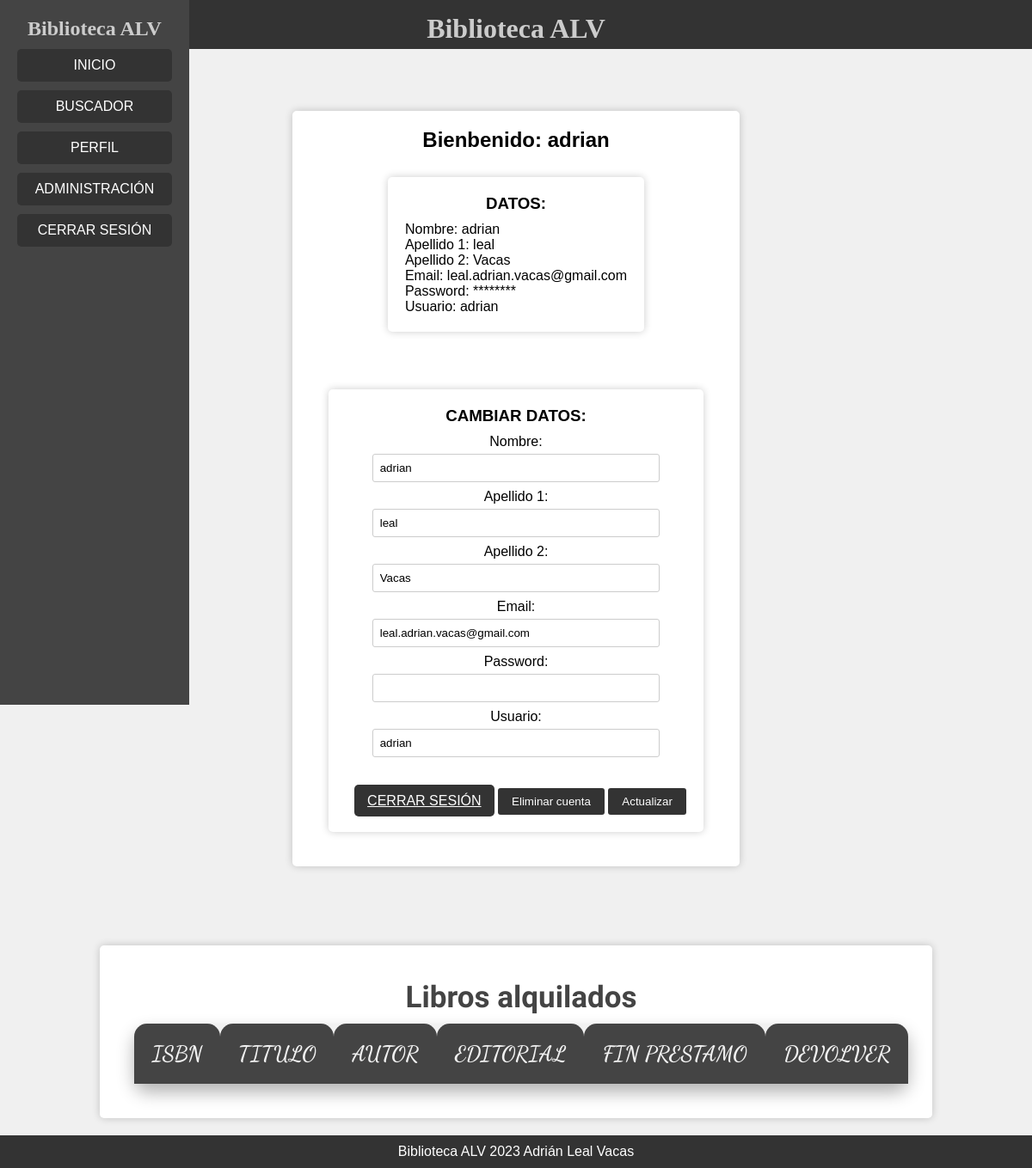
The app's page /appBibliotecaALV/index.php?ruta=perfil (signed in) with its own data.
### tables this page shows
CREATE TABLE `usuarios` (
  `id` int(11) NOT NULL,
  `nombre` varchar(30) NOT NULL,
  `apellido1` varchar(30) NOT NULL,
  `apellido2` varchar(30) DEFAULT NULL,
  `usuario` varchar(30) NOT NULL,
  `contraseña` varchar(200) NOT NULL,
  `email` varchar(60) NOT NULL,
  `fechaReg` date DEFAULT curdate(),
  `rol` varchar(15) NOT NULL
);

### appBibliotecaALV/bibliotecaComprobarDatosBBDD/comprobarUsuario.inc.php (called while the page is built)
<?php
function validarUsuarioText(string $texto):bool {
    $patron = "/^[a-zA-Z0-9]{1,30}$/";
    if (preg_match($patron, $texto) && strlen($texto)<=30) {
        return true;
    } else {
        return false;
    }
};
?>

### appBibliotecaALV/bibliotecaBBDD/listarUsuarioConcreto.inc.php (called while the page is built, shortened)
<?php
function listarUsuarioConcreto(string $usuario):array{
    try {
        $mysqli = establecerConexion();
        if(validarUsuarioText($usuario)) {
            if ($resultado = mysqli_query($mysqli, "SELECT * FROM usuarios WHERE usuario = '$usuario'")) {
                $arrayResultados = mysqli_fetch_all($resultado,MYSQLI_ASSOC);
                return $arrayResultados;
            };
        } else {
            return [];
        }
    } catch(Exception $e) {
        return [];
    } finally {
        cerrarConexion($mysqli);
    }
};
?>

### appBibliotecaALV/estructuraWeb/perfil.inc.php (the view, shortened to what this page needs)
<?php
    include_once "bibliotecaBBDD/index.inc.php";
    $arrayResultados = listarUsuarioConcreto($_SESSION["usuario"]);
    foreach ($arrayResultados as $key => $val) {
        $nombre = $val["nombre"];
        $apellido1 = $val["apellido1"];
        $apellido2 = $val["apellido2"];
        $usuario = $val["usuario"];
        $email = $val["email"];
    };
                ?>
<section>
    <h1>Bienbenido: <?php echo $_SESSION["usuario"]; ?></h1>
    <div class="datos">
    <h3>Datos:</h3>
        <p>Nombre: <?php echo $nombre; ?></p>
        <p>Apellido 1: <?php echo $apellido1; ?></p>
        <p>Apellido 2: <?php echo $apellido2; ?></p>
        <p>Email: <?php echo $email; ?></p>
        <p>Password: ********</p>
        <p>Usuario: <?php echo $usuario; ?></p>
    </div>
    <br>
    <div class="cambiarDatos">
    <h3>Cambiar datos: </h3>
    <form action="<?php echo $_SERVER["PHP_SELF"] . "?ruta=perfil"; ?>" method="post">
        <label for="nombre">Nombre: </label>
        <input type="text" id="nombre" name="nombre" value="<?php echo $nombre; ?>"><br>
        <label for="apellido1">Apellido 1: </label>
        <input type="text" id="apellido1" name="apellido1" value="<?php echo $apellido1; ?>"><br>
        <label for="apellido2">Apellido 2: </label>
        <input type="text" id="apellido2" name="apellido2" value="<?php echo $apellido2; ?>"><br>
        <label for="email">Email: </label>
        <input type="text" id="email" name="email" value="<?php echo $email; ?>"><br>
        <label for="passwd">Password: </label>
        <input type="text" id="passwd" name="passwd"><br>
        <label for="usuario">Usuario: </label>
        <input type="text" id="usuario" name="usuario" value="<?php echo $usuario; ?>"><br><br>
        <a href="<?php echo $_SERVER["PHP_SELF"] . "?ruta=logout"; ?>"> Cerrar sesión</a>
        <input type="submit" id="eliminar" name="eliminar" value="Eliminar cuenta">
        <input type="submit" id="enviar" name="enviar" value="Actualizar">
    </form>
    </div>
</section>
<div class="librosPrestamoUser">
    <table>
        <caption>Libros alquilados</caption>
        <tr>
            <th>ISBN</th>
            <th>TITULO</th>
            <th>AUTOR</th>
            <th>EDITORIAL</th>
            <th>FIN PRESTAMO</th>
            <th>DEVOLVER</th>
        </tr>
    </table>
    </div>

### appBibliotecaALV/css/style.css (style rules this page uses)
* { padding: 0; margin: 0; }
body { font-family: Arial, sans-serif; background-color: #f0f0f0; margin: 0; padding: 0; display: flex; flex-direction: column; min-height: 100vh; }
table { width: 97%; border-collapse: collapse; margin: 20px; font-family: 'Helvetica Neue', sans-serif; border-radius: 15px; box-shadow: 0 10px 20px rgba(0, 0, 0, 0.3); text-align: center; background: #f1f1f1; }
caption { font-size: 35px; font-weight: bold; margin-bottom: 10px; font-family: 'Petit Formal Script', cursive; color: #444; }
th { font-family: 'Dancing Script'; background: #444; font-size: 25px; color: #f1f1f1; font-weight: bold; padding: 20px; border-radius: 15px 15px 0 0; }
tr:nth-child(odd) { background: #e5e5e5; }
a { text-transform: uppercase; background: #333; color: #fff; border: none; border-radius: 5px; padding: 10px 15px; cursor: pointer; margin-left: 10px; }
section, .login, .adminBuscar, .ampliado { width: 40%; background-color: #fff; padding: 20px; margin: 6% auto 20px auto; border-radius: 5px; box-shadow: 0 0 10px rgba(0, 0, 0, 0.2); display: flex; flex-direction: column; align-items: center; justify-content: center; }
.librosPrestamoUser { width: auto; background-color: #fff; padding: 20px; margin: 6% auto 20px auto; border-radius: 5px; box-shadow: 0 0 10px rgba(0, 0, 0, 0.2); display: flex; flex-direction: column; justify-content: space-between; }
form { text-align: center; }
label { display: block; margin-bottom: 5px; }
input[type="text"], input[type="password"], input[type="email"] { width: 80%; padding: 8px; margin-bottom: 8px; border: 1px solid #ccc; border-radius: 3px; }
input[type="submit"], .boton-extras { background-color: #333; color: #fff; padding: 8px 16px; border: none; border-radius: 3px; cursor: pointer; }
input[type="submit"] { margin-top: 10px; }

### records on screen
usuarios: nombre "adrian", apellido1 "leal", apellido2 "Vacas", email "leal.adrian.vacas@gmail.com", usuario "adrian"

### other values on screen
$_SESSION["usuario"] "adrian"
